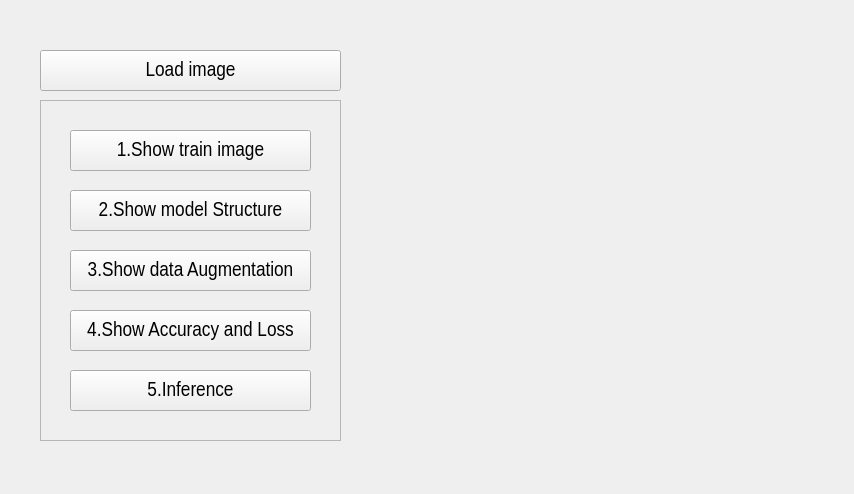
<?xml version="1.0" encoding="UTF-8"?>
<ui version="4.0">
 <class>Form</class>
 <widget class="QWidget" name="Form">
  <property name="geometry">
   <rect>
    <x>0</x>
    <y>0</y>
    <width>854</width>
    <height>494</height>
   </rect>
  </property>
  <property name="windowTitle">
   <string>Form</string>
  </property>
  <widget class="QFrame" name="frame_2">
   <property name="geometry">
    <rect>
     <x>40</x>
     <y>100</y>
     <width>301</width>
     <height>341</height>
    </rect>
   </property>
   <property name="palette">
    <palette>
     <active>
      <colorrole role="Base">
       <brush brushstyle="SolidPattern">
        <color alpha="255">
         <red>255</red>
         <green>255</green>
         <blue>255</blue>
        </color>
       </brush>
      </colorrole>
      <colorrole role="Window">
       <brush brushstyle="SolidPattern">
        <color alpha="255">
         <red>0</red>
         <green>0</green>
         <blue>0</blue>
        </color>
       </brush>
      </colorrole>
     </active>
     <inactive>
      <colorrole role="Base">
       <brush brushstyle="SolidPattern">
        <color alpha="255">
         <red>255</red>
         <green>255</green>
         <blue>255</blue>
        </color>
       </brush>
      </colorrole>
      <colorrole role="Window">
       <brush brushstyle="SolidPattern">
        <color alpha="255">
         <red>0</red>
         <green>0</green>
         <blue>0</blue>
        </color>
       </brush>
      </colorrole>
     </inactive>
     <disabled>
      <colorrole role="Base">
       <brush brushstyle="SolidPattern">
        <color alpha="255">
         <red>0</red>
         <green>0</green>
         <blue>0</blue>
        </color>
       </brush>
      </colorrole>
      <colorrole role="Window">
       <brush brushstyle="SolidPattern">
        <color alpha="255">
         <red>0</red>
         <green>0</green>
         <blue>0</blue>
        </color>
       </brush>
      </colorrole>
     </disabled>
    </palette>
   </property>
   <property name="autoFillBackground">
    <bool>false</bool>
   </property>
   <property name="styleSheet">
    <string notr="true">QFrame{border:1px solid rgb(182, 182, 182)}</string>
   </property>
   <property name="frameShape">
    <enum>QFrame::StyledPanel</enum>
   </property>
   <property name="frameShadow">
    <enum>QFrame::Raised</enum>
   </property>
   <widget class="QPushButton" name="pushButton_4">
    <property name="geometry">
     <rect>
      <x>30</x>
      <y>30</y>
      <width>241</width>
      <height>41</height>
     </rect>
    </property>
    <property name="font">
     <font>
      <family>Arial Narrow</family>
      <pointsize>16</pointsize>
     </font>
    </property>
    <property name="text">
     <string>1.Show train image</string>
    </property>
   </widget>
   <widget class="QPushButton" name="pushButton_5">
    <property name="geometry">
     <rect>
      <x>30</x>
      <y>90</y>
      <width>241</width>
      <height>41</height>
     </rect>
    </property>
    <property name="font">
     <font>
      <family>Arial Narrow</family>
      <pointsize>16</pointsize>
     </font>
    </property>
    <property name="text">
     <string>2.Show model Structure</string>
    </property>
   </widget>
   <widget class="QPushButton" name="pushButton_6">
    <property name="geometry">
     <rect>
      <x>30</x>
      <y>150</y>
      <width>241</width>
      <height>41</height>
     </rect>
    </property>
    <property name="font">
     <font>
      <family>Arial Narrow</family>
      <pointsize>16</pointsize>
     </font>
    </property>
    <property name="text">
     <string>3.Show data Augmentation</string>
    </property>
   </widget>
   <widget class="QPushButton" name="pushButton_13">
    <property name="geometry">
     <rect>
      <x>30</x>
      <y>210</y>
      <width>241</width>
      <height>41</height>
     </rect>
    </property>
    <property name="font">
     <font>
      <family>Arial Narrow</family>
      <pointsize>16</pointsize>
     </font>
    </property>
    <property name="text">
     <string>4.Show Accuracy and Loss</string>
    </property>
   </widget>
   <widget class="QPushButton" name="pushButton_15">
    <property name="geometry">
     <rect>
      <x>30</x>
      <y>270</y>
      <width>241</width>
      <height>41</height>
     </rect>
    </property>
    <property name="font">
     <font>
      <family>Arial Narrow</family>
      <pointsize>16</pointsize>
     </font>
    </property>
    <property name="text">
     <string>5.Inference</string>
    </property>
   </widget>
  </widget>
  <widget class="QPushButton" name="pushButton_14">
   <property name="geometry">
    <rect>
     <x>40</x>
     <y>50</y>
     <width>301</width>
     <height>41</height>
    </rect>
   </property>
   <property name="font">
    <font>
     <family>Arial Narrow</family>
     <pointsize>16</pointsize>
    </font>
   </property>
   <property name="text">
    <string>Load image</string>
   </property>
  </widget>
  <widget class="QWidget" name="verticalLayoutWidget">
   <property name="geometry">
    <rect>
     <x>350</x>
     <y>50</y>
     <width>481</width>
     <height>391</height>
    </rect>
   </property>
   <layout class="QVBoxLayout" name="verticalLayout">
    <item>
     <widget class="QLabel" name="label">
      <property name="text">
       <string> </string>
      </property>
     </widget>
    </item>
   </layout>
  </widget>
 </widget>
 <resources/>
 <connections/>
</ui>
